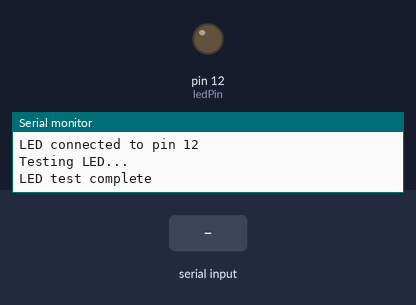
A sketch run on a simulated Arduino Uno, built with avr-gcc and run on an emulated ATmega328P. On the bench: output pins drawn as LEDs (lit = HIGH), the last lines printed to the serial monitor. The inputs (shaded band) are chosen by the test bench.

Above: at 2.2 s.
2.3 s: "1" received over Serial
At 3.0 s:
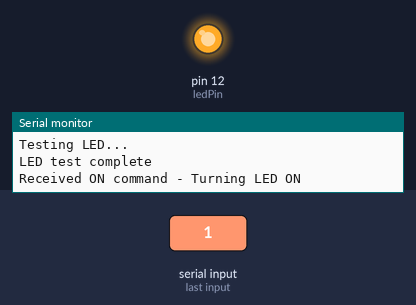
3.8 s: "0" received over Serial
At 4.2 s:
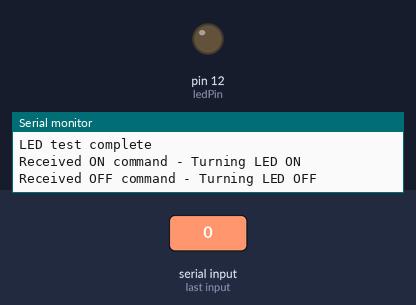
Timing chart, 0 to 6.8 s (numbered marks = the images above; inputs shaded):
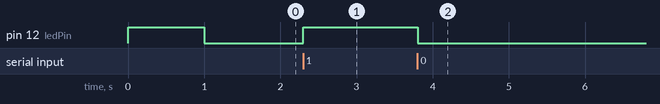

The sketch:

zigbee_receiver.ino
```cpp
/* Receiver.ino file for ZigBee communication
 * Created: sam. mai 3 2025
 * Processor: Arduino Uno
 * Compiler: Arduino AVR (Proteus)
 */

#pragma GCC push_options
#pragma GCC optimize("O1")

// Define pin for LED
const int ledPin = 12; // LED connected to pin 12

void setup() {
  // Initialize serial communications at 9600 bps
  Serial.begin(9600);

  // Initialize the LED pin as output
  pinMode(ledPin, OUTPUT);
  digitalWrite(ledPin, LOW); // Initially turn off the LED

  // Print startup message
  Serial.println("ZigBee Receiver Ready");
  Serial.println("LED connected to pin 12");

  // Test LED at startup
  Serial.println("Testing LED...");
  digitalWrite(ledPin, HIGH);
  delay(1000);
  digitalWrite(ledPin, LOW);
  Serial.println("LED test complete");
}

void loop() {
  // Check if data is available from serial (XBee)
  if (Serial.available() > 0) {
    // Read the incoming byte
    char command = Serial.read();

    // Process the command
    if (command == '1') {
      Serial.println("Received ON command - Turning LED ON");
      digitalWrite(ledPin, HIGH); // Turn LED ON
    }
    else if (command == '0') {
      Serial.println("Received OFF command - Turning LED OFF");
      digitalWrite(ledPin, LOW); // Turn LED OFF
    }
  }
}

#pragma GCC pop_options
```

Measured:
- after the input at 2.3 s, pin 12 (ledPin): LOW → HIGH at once
- after the input at 3.8 s, pin 12 (ledPin): HIGH → LOW at once
